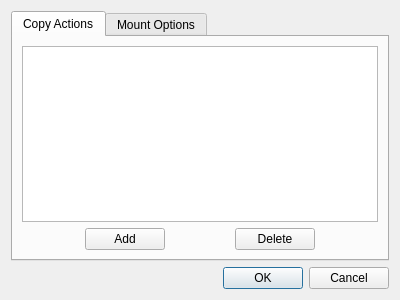
<?xml version="1.0" encoding="UTF-8"?>
<ui version="4.0">
 <class>SettingsDialog</class>
 <widget class="QDialog" name="SettingsDialog">
  <property name="geometry">
   <rect>
    <x>0</x>
    <y>0</y>
    <width>400</width>
    <height>300</height>
   </rect>
  </property>
  <property name="windowTitle">
   <string>Dialog</string>
  </property>
  <property name="windowIcon">
   <iconset resource="icons.qrc">
    <normaloff>:/icons/16x16/settings.png</normaloff>:/icons/16x16/settings.png</iconset>
  </property>
  <layout class="QVBoxLayout" name="verticalLayout_2">
   <item>
    <widget class="QTabWidget" name="tabWidget">
     <property name="currentIndex">
      <number>0</number>
     </property>
     <widget class="QWidget" name="tpExtAct">
      <attribute name="title">
       <string>Copy Actions</string>
      </attribute>
      <layout class="QVBoxLayout" name="verticalLayout">
       <item>
        <widget class="QTableWidget" name="twCopyCommands">
         <property name="rowCount">
          <number>0</number>
         </property>
         <property name="columnCount">
          <number>2</number>
         </property>
         <attribute name="horizontalHeaderVisible">
          <bool>false</bool>
         </attribute>
         <attribute name="verticalHeaderVisible">
          <bool>false</bool>
         </attribute>
         <attribute name="verticalHeaderHighlightSections">
          <bool>true</bool>
         </attribute>
         <column>
          <property name="text">
           <string>File Extension</string>
          </property>
         </column>
         <column>
          <property name="text">
           <string>Copy Command</string>
          </property>
         </column>
        </widget>
       </item>
       <item>
        <layout class="QHBoxLayout" name="horizontalLayout">
         <item>
          <spacer name="horizontalSpacer_2">
           <property name="orientation">
            <enum>Qt::Horizontal</enum>
           </property>
           <property name="sizeHint" stdset="0">
            <size>
             <width>40</width>
             <height>20</height>
            </size>
           </property>
          </spacer>
         </item>
         <item>
          <widget class="QPushButton" name="btInsert">
           <property name="text">
            <string>Add</string>
           </property>
           <property name="icon">
            <iconset>
             <normaloff>../../../../usr/share/icons/Gant.Xfce/16x16/stock/gtk-edit.png</normaloff>../../../../usr/share/icons/Gant.Xfce/16x16/stock/gtk-edit.png</iconset>
           </property>
           <property name="iconSize">
            <size>
             <width>16</width>
             <height>16</height>
            </size>
           </property>
          </widget>
         </item>
         <item>
          <spacer name="horizontalSpacer">
           <property name="orientation">
            <enum>Qt::Horizontal</enum>
           </property>
           <property name="sizeHint" stdset="0">
            <size>
             <width>40</width>
             <height>20</height>
            </size>
           </property>
          </spacer>
         </item>
         <item>
          <widget class="QPushButton" name="btRemove">
           <property name="text">
            <string>Delete</string>
           </property>
           <property name="icon">
            <iconset>
             <normaloff>../../../../usr/share/icons/Gant.Xfce/16x16/stock/gtk-delete.png</normaloff>../../../../usr/share/icons/Gant.Xfce/16x16/stock/gtk-delete.png</iconset>
           </property>
           <property name="iconSize">
            <size>
             <width>16</width>
             <height>16</height>
            </size>
           </property>
          </widget>
         </item>
         <item>
          <spacer name="horizontalSpacer_3">
           <property name="orientation">
            <enum>Qt::Horizontal</enum>
           </property>
           <property name="sizeHint" stdset="0">
            <size>
             <width>40</width>
             <height>20</height>
            </size>
           </property>
          </spacer>
         </item>
        </layout>
       </item>
      </layout>
     </widget>
     <widget class="QWidget" name="tpMountOpts">
      <attribute name="title">
       <string>Mount Options</string>
      </attribute>
      <layout class="QVBoxLayout" name="verticalLayout_3">
       <item>
        <widget class="QTableWidget" name="twMountOptions">
         <property name="rowCount">
          <number>0</number>
         </property>
         <property name="columnCount">
          <number>2</number>
         </property>
         <attribute name="horizontalHeaderVisible">
          <bool>false</bool>
         </attribute>
         <attribute name="verticalHeaderVisible">
          <bool>false</bool>
         </attribute>
         <attribute name="verticalHeaderHighlightSections">
          <bool>true</bool>
         </attribute>
         <column>
          <property name="text">
           <string>Filesystem type</string>
          </property>
         </column>
         <column>
          <property name="text">
           <string>Mount options</string>
          </property>
         </column>
        </widget>
       </item>
       <item>
        <layout class="QHBoxLayout" name="horizontalLayout_2">
         <item>
          <spacer name="horizontalSpacer_4">
           <property name="orientation">
            <enum>Qt::Horizontal</enum>
           </property>
           <property name="sizeHint" stdset="0">
            <size>
             <width>40</width>
             <height>20</height>
            </size>
           </property>
          </spacer>
         </item>
         <item>
          <widget class="QPushButton" name="btInsert_2">
           <property name="text">
            <string>Add</string>
           </property>
           <property name="icon">
            <iconset>
             <normaloff>../../../../usr/share/icons/Gant.Xfce/16x16/stock/gtk-edit.png</normaloff>../../../../usr/share/icons/Gant.Xfce/16x16/stock/gtk-edit.png</iconset>
           </property>
           <property name="iconSize">
            <size>
             <width>16</width>
             <height>16</height>
            </size>
           </property>
          </widget>
         </item>
         <item>
          <spacer name="horizontalSpacer_5">
           <property name="orientation">
            <enum>Qt::Horizontal</enum>
           </property>
           <property name="sizeHint" stdset="0">
            <size>
             <width>40</width>
             <height>20</height>
            </size>
           </property>
          </spacer>
         </item>
         <item>
          <widget class="QPushButton" name="btRemove_2">
           <property name="text">
            <string>Delete</string>
           </property>
           <property name="icon">
            <iconset>
             <normaloff>../../../../usr/share/icons/Gant.Xfce/16x16/stock/gtk-delete.png</normaloff>../../../../usr/share/icons/Gant.Xfce/16x16/stock/gtk-delete.png</iconset>
           </property>
           <property name="iconSize">
            <size>
             <width>16</width>
             <height>16</height>
            </size>
           </property>
          </widget>
         </item>
         <item>
          <spacer name="horizontalSpacer_6">
           <property name="orientation">
            <enum>Qt::Horizontal</enum>
           </property>
           <property name="sizeHint" stdset="0">
            <size>
             <width>40</width>
             <height>20</height>
            </size>
           </property>
          </spacer>
         </item>
        </layout>
       </item>
      </layout>
     </widget>
    </widget>
   </item>
   <item>
    <widget class="QDialogButtonBox" name="buttonBox">
     <property name="orientation">
      <enum>Qt::Horizontal</enum>
     </property>
     <property name="standardButtons">
      <set>QDialogButtonBox::Cancel|QDialogButtonBox::Ok</set>
     </property>
     <property name="centerButtons">
      <bool>false</bool>
     </property>
    </widget>
   </item>
  </layout>
 </widget>
 <resources>
  <include location="icons.qrc"/>
 </resources>
 <connections>
  <connection>
   <sender>buttonBox</sender>
   <signal>accepted()</signal>
   <receiver>SettingsDialog</receiver>
   <slot>accept()</slot>
   <hints>
    <hint type="sourcelabel">
     <x>227</x>
     <y>273</y>
    </hint>
    <hint type="destinationlabel">
     <x>157</x>
     <y>274</y>
    </hint>
   </hints>
  </connection>
  <connection>
   <sender>buttonBox</sender>
   <signal>rejected()</signal>
   <receiver>SettingsDialog</receiver>
   <slot>reject()</slot>
   <hints>
    <hint type="sourcelabel">
     <x>316</x>
     <y>260</y>
    </hint>
    <hint type="destinationlabel">
     <x>286</x>
     <y>274</y>
    </hint>
   </hints>
  </connection>
 </connections>
</ui>
